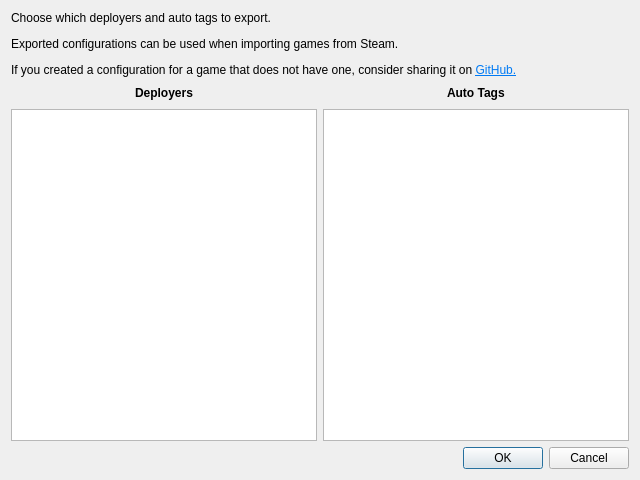
<?xml version="1.0" encoding="UTF-8"?>
<ui version="4.0">
 <class>ExportAppConfigDialog</class>
 <widget class="QDialog" name="ExportAppConfigDialog">
  <property name="geometry">
   <rect>
    <x>0</x>
    <y>0</y>
    <width>640</width>
    <height>480</height>
   </rect>
  </property>
  <property name="windowTitle">
   <string>Export Config</string>
  </property>
  <layout class="QVBoxLayout" name="verticalLayout">
   <item>
    <widget class="QLabel" name="info_label">
     <property name="text">
      <string>&lt;html&gt;&lt;head/&gt;&lt;body&gt;&lt;p&gt;Choose which deployers and auto tags to export.&lt;/p&gt;&lt;p&gt;Exported configurations can be used when importing games from Steam.&lt;/p&gt;&lt;p&gt;If you created a configuration for a game that does not have one, consider sharing it on &lt;a href=&quot;https://github.com/limo-app/limo&quot;&gt;&lt;span style=&quot; text-decoration: underline; color:#007af4;&quot;&gt;GitHub.&lt;/span&gt;&lt;/a&gt;&lt;/p&gt;&lt;/body&gt;&lt;/html&gt;</string>
     </property>
     <property name="textFormat">
      <enum>Qt::MarkdownText</enum>
     </property>
     <property name="wordWrap">
      <bool>true</bool>
     </property>
    </widget>
   </item>
   <item>
    <layout class="QHBoxLayout" name="horizontalLayout">
     <item>
      <layout class="QGridLayout" name="gridLayout">
       <item row="0" column="0">
        <spacer name="horizontalSpacer">
         <property name="orientation">
          <enum>Qt::Horizontal</enum>
         </property>
         <property name="sizeHint" stdset="0">
          <size>
           <width>40</width>
           <height>20</height>
          </size>
         </property>
        </spacer>
       </item>
       <item row="0" column="1">
        <widget class="QLabel" name="label">
         <property name="text">
          <string>&lt;html&gt;&lt;head/&gt;&lt;body&gt;&lt;p&gt;&lt;span style=&quot; font-weight:700;&quot;&gt;Deployers&lt;/span&gt;&lt;/p&gt;&lt;/body&gt;&lt;/html&gt;</string>
         </property>
         <property name="textFormat">
          <enum>Qt::MarkdownText</enum>
         </property>
        </widget>
       </item>
       <item row="0" column="2">
        <spacer name="horizontalSpacer_3">
         <property name="orientation">
          <enum>Qt::Horizontal</enum>
         </property>
         <property name="sizeHint" stdset="0">
          <size>
           <width>40</width>
           <height>20</height>
          </size>
         </property>
        </spacer>
       </item>
       <item row="1" column="0" colspan="3">
        <widget class="QListWidget" name="deployer_list"/>
       </item>
      </layout>
     </item>
     <item>
      <layout class="QGridLayout" name="gridLayout_2">
       <item row="0" column="0">
        <spacer name="horizontalSpacer_4">
         <property name="orientation">
          <enum>Qt::Horizontal</enum>
         </property>
         <property name="sizeHint" stdset="0">
          <size>
           <width>40</width>
           <height>20</height>
          </size>
         </property>
        </spacer>
       </item>
       <item row="0" column="1">
        <widget class="QLabel" name="label_2">
         <property name="text">
          <string>&lt;html&gt;&lt;head/&gt;&lt;body&gt;&lt;p&gt;&lt;span style=&quot; font-weight:700;&quot;&gt;Auto Tags&lt;/span&gt;&lt;/p&gt;&lt;/body&gt;&lt;/html&gt;</string>
         </property>
         <property name="textFormat">
          <enum>Qt::MarkdownText</enum>
         </property>
        </widget>
       </item>
       <item row="0" column="2">
        <spacer name="horizontalSpacer_2">
         <property name="orientation">
          <enum>Qt::Horizontal</enum>
         </property>
         <property name="sizeHint" stdset="0">
          <size>
           <width>40</width>
           <height>20</height>
          </size>
         </property>
        </spacer>
       </item>
       <item row="1" column="0" colspan="3">
        <widget class="QListWidget" name="auto_tag_list"/>
       </item>
      </layout>
     </item>
    </layout>
   </item>
   <item>
    <widget class="QDialogButtonBox" name="buttonBox">
     <property name="orientation">
      <enum>Qt::Horizontal</enum>
     </property>
     <property name="standardButtons">
      <set>QDialogButtonBox::Cancel|QDialogButtonBox::Ok</set>
     </property>
    </widget>
   </item>
  </layout>
 </widget>
 <resources/>
 <connections>
  <connection>
   <sender>buttonBox</sender>
   <signal>accepted()</signal>
   <receiver>ExportAppConfigDialog</receiver>
   <slot>accept()</slot>
   <hints>
    <hint type="sourcelabel">
     <x>248</x>
     <y>254</y>
    </hint>
    <hint type="destinationlabel">
     <x>157</x>
     <y>274</y>
    </hint>
   </hints>
  </connection>
  <connection>
   <sender>buttonBox</sender>
   <signal>rejected()</signal>
   <receiver>ExportAppConfigDialog</receiver>
   <slot>reject()</slot>
   <hints>
    <hint type="sourcelabel">
     <x>316</x>
     <y>260</y>
    </hint>
    <hint type="destinationlabel">
     <x>286</x>
     <y>274</y>
    </hint>
   </hints>
  </connection>
 </connections>
</ui>
